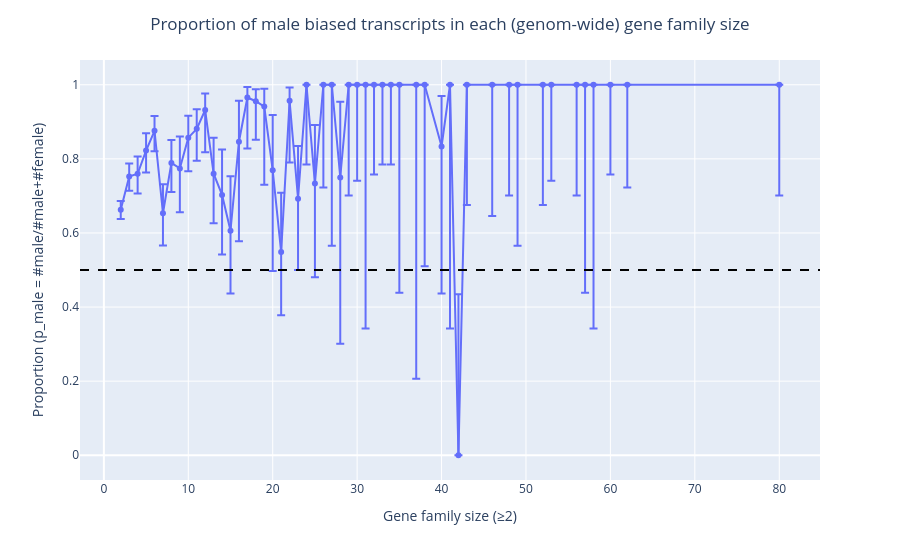

Source (notebook cell):
### Markdown cell above
Plot

### Code cell
'''
SWITCH BACK TO hog_size_expressed to get the old plot back!
'''

fig1 = px.line(
    hog_counts,
    x="hog_size_genome",
    y="p_male",
    markers=True,
    hover_data={
        "male": True,
        "female": True,
        "total_biased": True,
        "p_male": ":.3f"
    }
)

fig1.update_traces(
    error_y=dict(
        type="data",
        symmetric=False,
        array=hog_counts["ci_upper"] - hog_counts["p_male"],
        arrayminus=hog_counts["p_male"] - hog_counts["ci_lower"]
    )
)

fig1.add_hline(
    y=0.5,
    line_dash="dash",
    line_color="black"
)

fig1.update_layout(
    title=dict(text="Proportion of male biased transcripts in each (genom-wide) gene family size", x=0.5, xanchor="center"),
    xaxis_title="Gene family size (≥2)",
    yaxis_title="Proportion (p_male = #male/#male+#female)",
)

fig1.show()

### Figure 1 — Plotly figure (JSON) as saved in the notebook; plotly's stock layout.template omitted (floating-point values rounded to 4 significant figures; data arrays with more than 128 entries replaced by an {"elided": "..."} marker saying what was removed)
{"data": [{"customdata": {"elided": "51x3 int values"}, "error_y": {"array": [0.02396, 0.035, 0.04638, 0.04706, 0.04003, 0.07803, 0.06173, 0.08626, 0.05921, 0.05308, 0.04472, 0.09703, 0.1224, 0.1471, 0.1106, 0.02837, 0.03217, 0.04836, 0.149, 0.16, 0.03576, 0.1427, 0.0, 0.1577, 0.0, 0.0, 0.2044, 0.0, 0.0, 0.0, 0.0, 0.0, 0.0, 0.0, 0.0, 0.0, 0.1366, 0.0, 0.4345, 0.0, 0.0, 0.0, 0.0, 0.0, 0.0, 0.0, 0.0, 0.0, 0.0, 0.0, 0.0], "arrayminus": [0.02483, 0.03867, 0.05344, 0.05939, 0.05532, 0.08724, 0.07857, 0.1183, 0.09045, 0.0864, 0.1141, 0.1341, 0.1605, 0.1692, 0.2685, 0.1373, 0.1038, 0.211, 0.2718, 0.1707, 0.1664, 0.1922, 0.2153, 0.2528, 0.2775, 0.4345, 0.4494, 0.2992, 0.2588, 0.6576, 0.2425, 0.2153, 0.2153, 0.5615, 0.7935, 0.4899, 0.3968, 0.6576, 0.0, 0.3244, 0.3543, 0.2992, 0.4345, 0.3244, 0.2588, 0.2992, 0.5615, 0.6576, 0.2425, 0.2775, 0.2992], "symmetric": false, "type": "data"}, "hovertemplate": "hog_size_genome=%{x}<br>p_male=%{y:.3f}<br>male=%{customdata[0]}<br>female=%{customdata[1]}<br>total_biased=%{customdata[2]}<extra></extra>", "legendgroup": "", "line": {"color": "#636efa", "dash": "solid"}, "marker": {"symbol": "circle"}, "mode": "lines+markers", "name": "", "orientation": "v", "showlegend": false, "type": "scatter", "x": [2, 3, 4, 5, 6, 7, 8, 9, 10, 11, 12, 13, 14, 15, 16, 17, 18, 19, 20, 21, 22, 23, 24, 25, 26, 27, 28, 29, 30, 31, 32, 33, 34, 35, 37, 38, 40, 41, 42, 43, 46, 48, 49, 52, 53, 56, 57, 58, 60, 62, 80], "xaxis": "x", "y": [0.6625, 0.7524, 0.7599, 0.8223, 0.8757, 0.6532, 0.7891, 0.7742, 0.8571, 0.881, 0.9318, 0.76, 0.7027, 0.6061, 0.8462, 0.9655, 0.9556, 0.9412, 0.7692, 0.5484, 0.9565, 0.6923, 1.0, 0.7333, 1.0, 1.0, 0.75, 1.0, 1.0, 1.0, 1.0, 1.0, 1.0, 1.0, 1.0, 1.0, 0.8333, 1.0, 0.0, 1.0, 1.0, 1.0, 1.0, 1.0, 1.0, 1.0, 1.0, 1.0, 1.0, 1.0, 1.0], "yaxis": "y"}], "layout": {"legend": {"tracegroupgap": 0}, "margin": {"t": 60}, "shapes": [{"line": {"color": "black", "dash": "dash"}, "type": "line", "x0": 0, "x1": 1, "xref": "x domain", "y0": 0.5, "y1": 0.5, "yref": "y"}], "title": {"text": "Proportion of male biased transcripts in each (genom-wide) gene family size", "x": 0.5, "xanchor": "center"}, "xaxis": {"anchor": "y", "domain": [0, 1], "title": {"text": "Gene family size (≥2)"}}, "yaxis": {"anchor": "x", "domain": [0, 1], "title": {"text": "Proportion (p_male = #male/#male+#female)"}}}}
